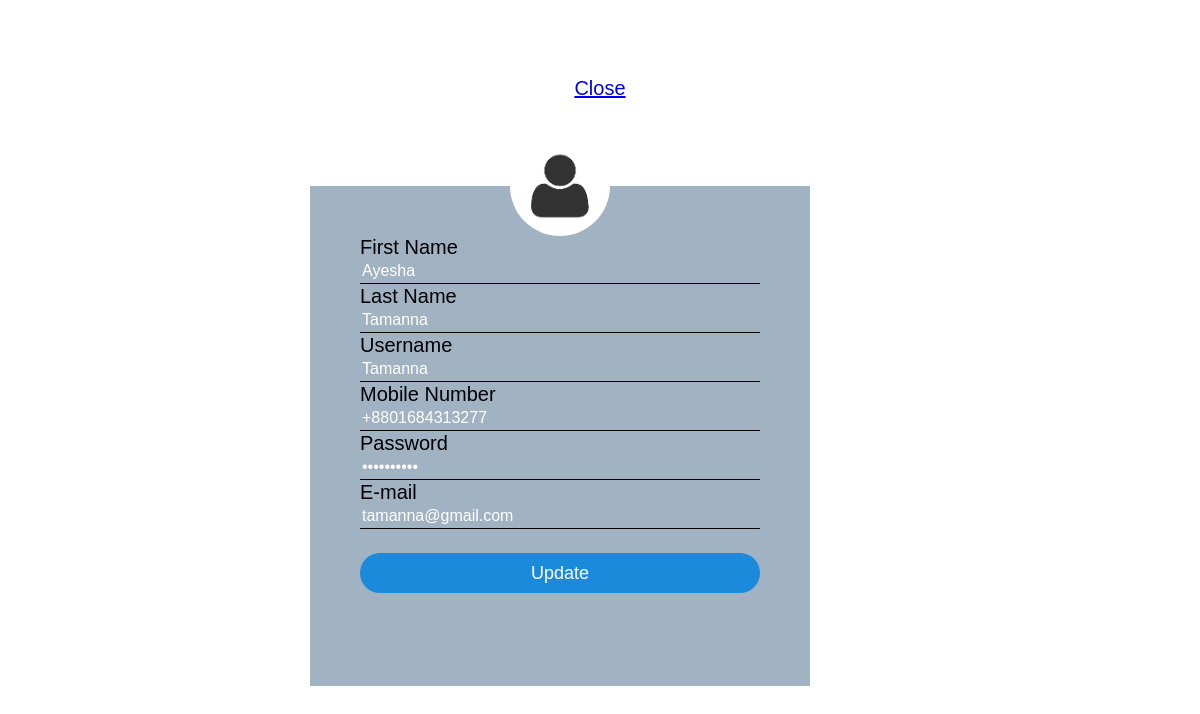
The page /adminProfileInfo.php (signed in) on the database as committed earlier.
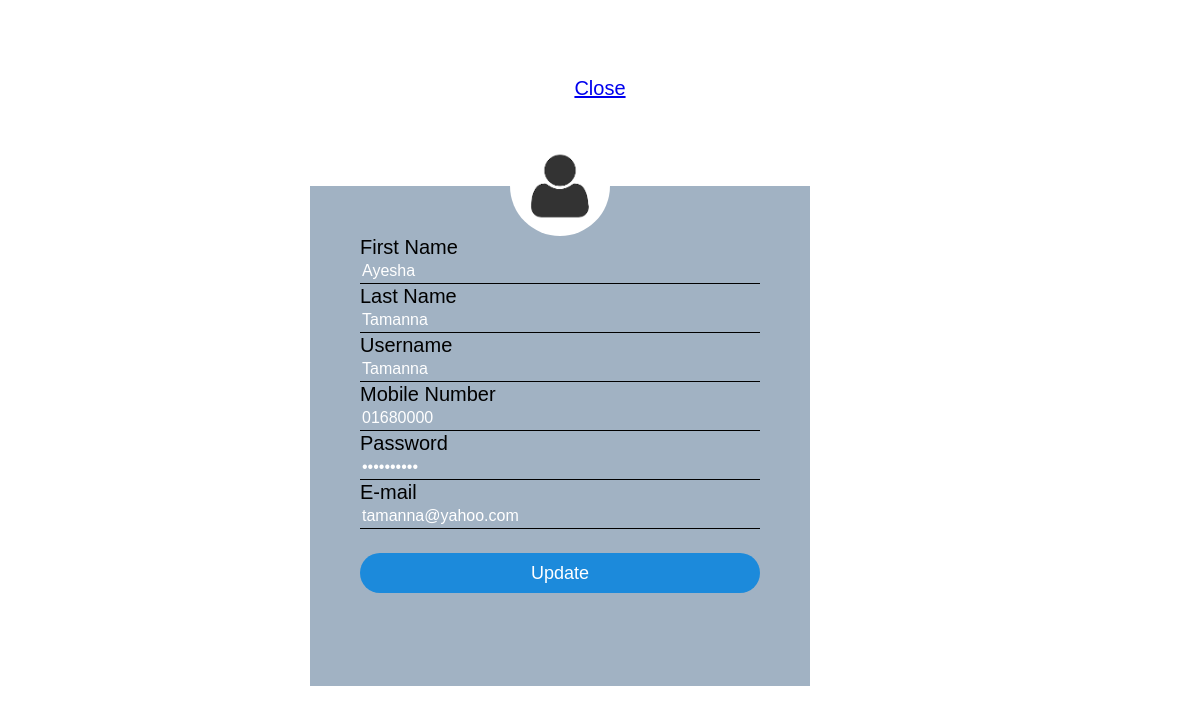
The same page on the database as committed later.
### tables this page shows
CREATE TABLE `user_info` (
  `user_name` varchar(20) NOT NULL,
  `email` varchar(40) NOT NULL,
  `pass` varchar(30) NOT NULL,
  `first_name` varchar(20) NOT NULL,
  `last_name` varchar(20) NOT NULL,
  `phone` varchar(14) NOT NULL,
  `gender` varchar(6) NOT NULL,
  `u_type_name` varchar(2) NOT NULL,
  `status` varchar(20) NOT NULL
);

### adminProfileInfo.php (the view, shortened to what this page needs)
<html>
<head>
    <link rel="stylesheet" type="text/css" href="style.css">
</head>
<body>
    <div style="padding-bottom: 77px;">
        <div class="login-box">
                <img src="ppic.png" class="avatar">
                <?php
                    $servername = "localhost";
                    $username = "root";
                    $password = "";
                    $dbname = "gadto";
                    $conn = mysqli_connect($servername, $username, $password, $dbname);
                    $un = $_SESSION['user_name'];
                    $sql = "SELECT first_name, last_name, user_name, phone, pass, email FROM user_info WHERE user_name = '$un'";
                    $result = mysqli_query($conn, $sql);
                    if (mysqli_num_rows($result) > 0) {
                        $row = mysqli_fetch_assoc($result);
                    }
                ?>
                <form method="POST" action="">
                    <lebel>First Name</lebel>
                    <input type="text" name="fName" value="<?php echo $row['first_name']?>" border-style: solid>
                    <lebel>Last Name</lebel>
                    <input type="text" name="lName" value="<?php echo $row['last_name']?>" border-style: solid>
                    <lebel>Username</lebel>
                    <input type="text" name="username" value="<?php echo $row['user_name']?>" readonly border-style: solid />
                    <lebel>Mobile Number</lebel>
                    <input type="text" name="mobileNo" value="<?php echo $row['phone']?>" border-style: solid />
                    <lebel>Password</lebel>
                    <input type="password" name="password" value="<?php echo $row['pass']?>">
                    <lebel>E-mail</lebel>
                    <input type="text" name="email" value="<?php echo $row['email']?>">
                    <br/>
                    <br/>
                    <input type="submit" name="update" value="Update">
                </form>
            </div>
    </div>
<div align="center">
    <a href="superAdminPortal.php">Close</a>
</div>
</body>
</html>

Rows that differ between the two databases and show on the page:
changed user_info "Ayesha": mobileNo "+8801684313277" → "01680000"; email "tamanna@gmail.com" → "tamanna@yahoo.com"
